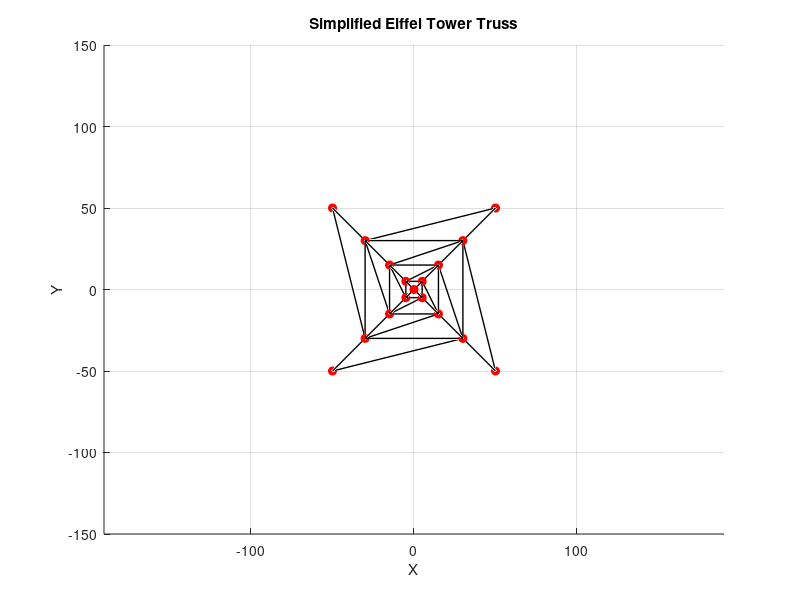

Here is the MATLAB script that generated this plot: (Note: this script raises an error after producing the figure.)
%% ==============================
%  Eiffel Tower Truss Visualization
%  ==============================

clear; clc; close all;

%% 节点坐标 (节点号 X Y Z)
Node = [...
1   50    50     0;
2  -50    50     0;
3  -50   -50     0;
4   50   -50     0;
5   30    30    50;
6  -30    30    50;
7  -30   -30    50;
8   30   -30    50;
9   15    15   100;
10 -15    15   100;
11 -15   -15   100;
12  15   -15   100;
13   5     5   150;
14  -5     5   150;
15  -5    -5   150;
16   5    -5   150;
17   0     0   300];

%% 杆件 (杆件号 节点1 节点2)
Element = [...
1   5    6;
2   6    7;
3   7    8;
4   8    5;
5   9   10;
6   10  11;
7   11  12;
8   12   9;
9   13  14;
10  14  15;
11  15  16;
12  16  13;
13  1    5;
14  5    9;
15  9   13;
16  2    6;
17  6   10;
18  10  14;
19  3    7;
20  7   11;
21  11  15;
22  4    8;
23  8   12;
24  12  16;
25  13  17;
26  14  17;
27  15  17;
28  16  17;
29  1    6;
30  2    7;
31  3    8;
32  4    5;
33  5   10;
34  6   11;
35  7   12;
36  8    9;
37  9   14;
38  10  15;
39  11  16;
40  12  13;
41  5    7;
42  6    8;
43  9   11;
44  10  12;
45  13  15;
46  14  16];

%% 绘制桁架
figure; hold on; grid on; axis equal;
xlabel('X'); ylabel('Y'); zlabel('Z');
title('Simplified Eiffel Tower Truss');

for e = 1:size(Element,1)
    n1 = Element(e,2);
    n2 = Element(e,3);
    X = [Node(n1,2), Node(n2,2)];
    Y = [Node(n1,3), Node(n2,3)];
    Z = [Node(n1,4), Node(n2,4)];
    plot3(X,Y,Z,'k-','LineWidth',1.0);
end

%% 绘制节点
plot3(Node(:,2), Node(:,3), Node(:,4), 'ro','MarkerFaceColor','r');

% 图片调整
ax = gca;
ax.FontName = 'Times New Roman';
ax.FontSize = 18;
ax.LineWidth = 1.5;


%% 可选: 显示节点编号

% for i = 1:size(Node,1)
%     text(Node(i,2), Node(i,3), Node(i,4)+5, num2str(Node(i,1)), ...
%         'FontSize',10,'Color','b');
% end

%% 可选: 显示杆件编号

% for e = 1:size(Element,1)
%     n1 = Element(e,2);
%     n2 = Element(e,3);
%     mid = mean(Node([n1,n2],2:4));
%     text(mid(1), mid(2), mid(3), num2str(Element(e,1)), ...
%         'FontSize',9,'Color','g');
% end


%%

view(30,20);


%%  变形后
scale = 200;

node_dis = [...
   0.00000e+00       0.00000e+00       0.00000e+00
   0.00000e+00       0.00000e+00       0.00000e+00
   0.00000e+00       0.00000e+00       0.00000e+00
   0.00000e+00       0.00000e+00       0.00000e+00
   4.91225e-04      -3.68609e-04       7.86265e-04
   2.22891e-04      -4.26943e-04      -7.90731e-04
   4.91225e-04      -3.68609e-04      -7.86265e-04
   2.22891e-04      -4.26943e-04       7.90731e-04
  -5.94801e-04      -1.17236e-03       1.21630e-03
  -7.58135e-04      -1.21902e-03      -1.35715e-03
  -5.94801e-04      -1.17236e-03      -1.21630e-03
  -7.58135e-04      -1.21902e-03       1.35715e-03
  -4.18932e-03      -4.18784e-03       1.85844e-03
  -4.24765e-03      -4.24618e-03      -2.13763e-03
  -4.18932e-03      -4.18784e-03      -1.85844e-03
  -4.24765e-03      -4.24618e-03       2.13763e-03
  -2.22156e-01      -4.36039e-16       2.99337e-18
];

node_after = Node(:,2:4) + node_dis * scale;

for e = 1:size(Element,1)
    n1 = Element(e,2);
    n2 = Element(e,3);
    X = [node_after(n1,1), node_after(n2,1)];
    Y = [node_after(n1,2), node_after(n2,2)];
    Z = [node_after(n1,3), node_after(n2,3)];
    plot3(X,Y,Z,'m-','LineWidth',1.5);
end



